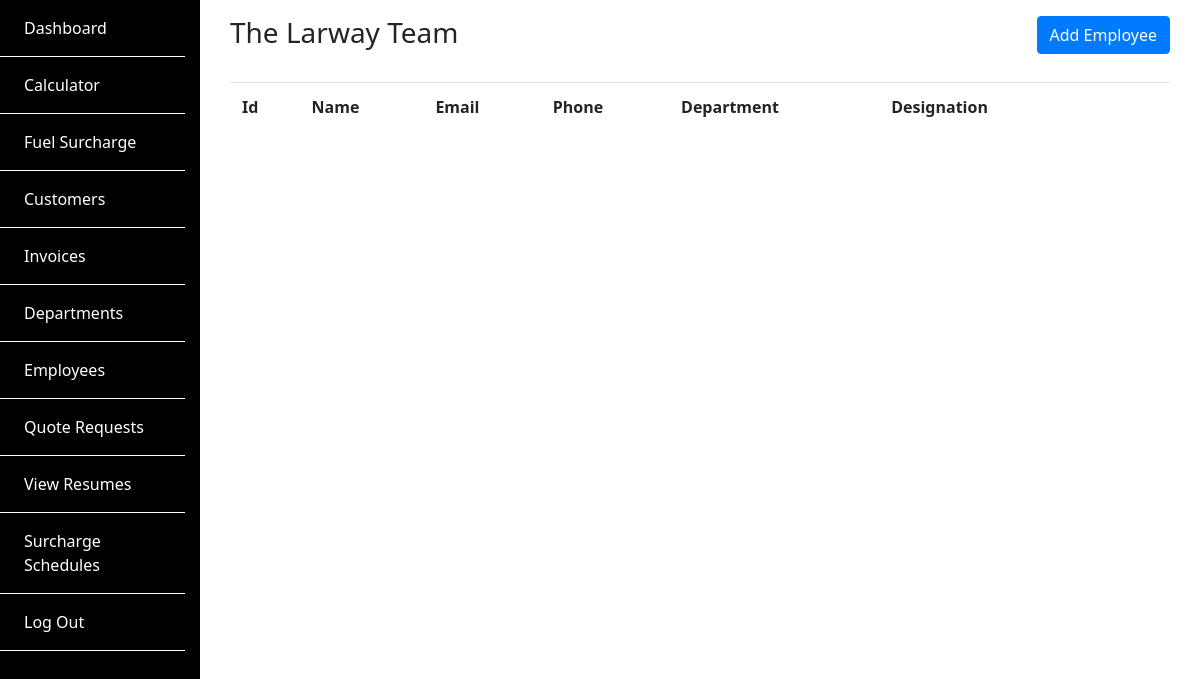
Before: /employees/ (signed in) with the older database file.
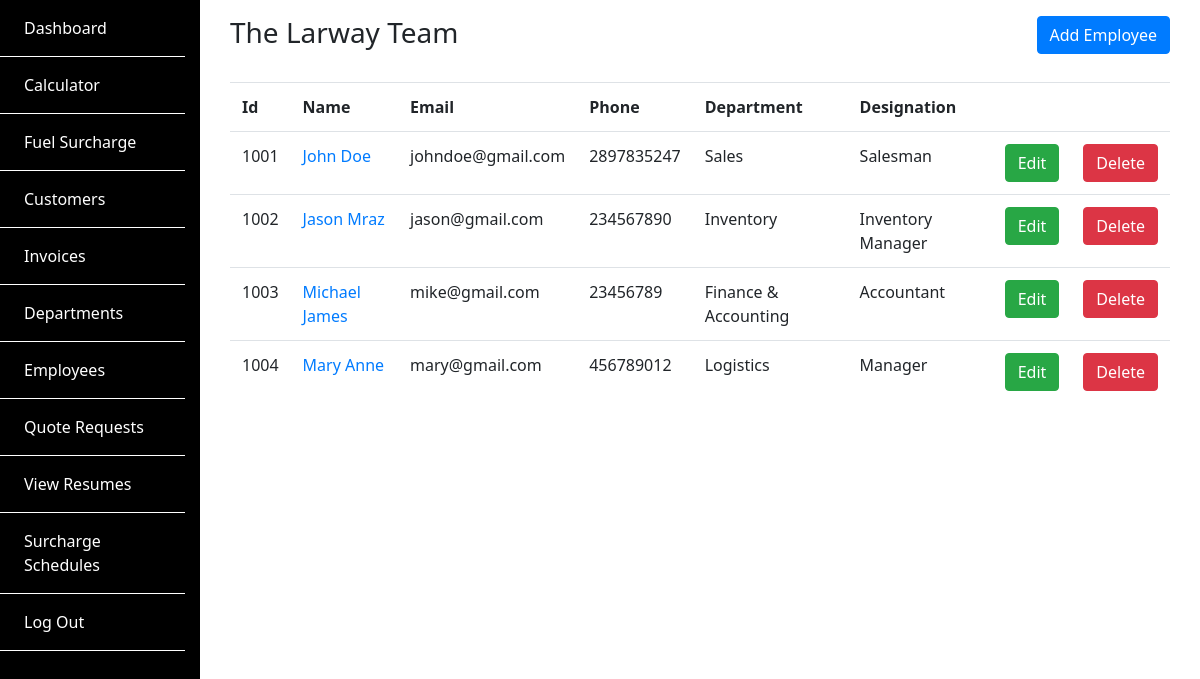
After: the same page with the newer database file.
### SiteApp/models.py (models this page shows, shortened)
class Employee(models.Model):
    employee_id = models.IntegerField()
    first_name = models.CharField(max_length=50)
    last_name = models.CharField(max_length=50)
    email = models.EmailField()
    cell_number = models.BigIntegerField()
    address = models.CharField(max_length=200)
    department = models.ForeignKey(
        Department, on_delete=models.CASCADE, related_name="employees")
    designation = models.CharField(max_length=50)
    salary = models.IntegerField()
    date_of_join = models.DateField()
    def get_absolute_url(self):
        pass

class Department(models.Model):
    name = models.CharField(max_length=50)
    def __str__(self):
        return self.name

### SiteApp/views.py (the view)
# urls.py: path('employees/', views.ListEmployees, name='list_employees'),
@login_required
def ListEmployees(request):
    employees = Employee.objects.all()
    return render(request, 'SiteApp/list_employees.html', {'employees': employees})

### SiteApp/templates/SiteApp/list_employees.html
{% extends 'backend_base.html' %} {% block content %}
<div class="container-fluid py-3">
  <div class="row">
    <div class="col-sm-6">
      <h3>The Larway Team</h3>
    </div>
    <div class="col-sm-6">
      <a href="{% url 'add_employee' %}" class="btn btn-primary float-right"
        >Add Employee</a
      >
    </div>
  </div>
  <div class="article mt-4">
    <table class="table">
      <tr>
        <th>Id</th>
        <th>Name</th>
        <th>Email</th>
        <th>Phone</th>
        <th>Department</th>
        <th>Designation</th>
        <th></th>
        <th></th>
      </tr>
      {% for employee in employees %}
      <tr>
        <td><span>{{employee.employee_id}}</span></td>
        <td>
          <a href="{{employee.get_absolute_url }}"
            >{{employee.first_name}} {{employee.last_name}}</a
          >
        </td>
        <td><span>{{employee.email}}</span></td>
        <td><span>{{employee.cell_number}}</span></td>
        <td><span>{{employee.department}}</span></td>
        <td><span>{{employee.designation}}</span></td>
        <td>
          <span><a href="#" class="btn btn-success">Edit</a></span>
        </td>
        <td>
          <span><a href="#" class="btn btn-danger">Delete</a></span>
        </td>
      </tr>
      {% endfor %}
    </table>
  </div>
</div>
{% endblock %}

### SiteApp/templates/backend_base.html (shortened to what this page needs)
<!DOCTYPE html>
<html>
  <head>
    {% load static %}
    <link
      rel="stylesheet"
      type="text/css"
      href="{% static 'SiteApp/css/style.css' %}"
    />
    <link
      rel="stylesheet"
      href="https://stackpath.bootstrapcdn.com/bootstrap/4.3.1/css/bootstrap.min.css"
    />
  </head>
  <body class="h-100">
    <div class="container-fluid h-100">
      <div class="row h-100">
        <div
          class="cols-sm-12 col-md-2 col-lg-2 col-xl-2 pl-0 h-100 bg-black"
          id="backendMenu"
        >
          <ul class="list-group" style="list-style-type: none;">
            <li class="nav-item backend-menu-item">
              <a class="nav-link text-white" href="{% url 'dashboard' %}"
                >Dashboard</a
              >
            </li>
            <li class="nav-item backend-menu-item">
              <a class="nav-link text-white" href="{% url 'fuel_data' %}"
                >Calculator</a
              >
            </li>
            <li class="nav-item backend-menu-item">
              <a class="nav-link text-white" href="{% url 'fuel_surcharge' %}"
                >Fuel Surcharge</a
              >
            </li>
            <li class="nav-item backend-menu-item">
              <a class="nav-link text-white" href="{% url 'list_customers' %}"
                >Customers</a
              >
            </li>
            <li class="nav-item backend-menu-item">
              <a class="nav-link text-white" href="{% url 'list_invoices' %}"
                >Invoices</a
              >
            </li>
            <li class="nav-item backend-menu-item">
              <a class="nav-link text-white" href="{% url 'list_departments' %}"
                >Departments</a
              >
            </li>
            <li class="nav-item backend-menu-item">
              <a class="nav-link text-white" href="{% url 'list_employees' %}"
                >Employees</a
              >
            </li>
            <li class="nav-item backend-menu-item">
              <a
                class="nav-link text-white"
                href="{% url 'view_quote_requests'%}"
                >Quote Requests</a
              >
            </li>
            <li class="nav-item backend-menu-item">
              <a class="nav-link text-white" href="{% url 'view_resumes' %}"
                >View Resumes</a
              >
            </li>
            <li class="nav-item backend-menu-item">
              <a class="nav-link text-white" href="{% url 'list_schedules' %}"
                >Surcharge Schedules</a
              >
            </li>
            <li class="nav-item backend-menu-item">
              <a class="nav-link text-white" href="{% url 'logout' %}"
                >Log Out</a
              >
            </li>
          </ul>
        </div>
        <div
          class="col-sm-12 col-md-10 col-lg-10 col-xl-10 h-100 backend-content"
        >
          {% block content %}{% endblock %}
        </div>
      </div>
    </div>
  </body>
</html>

### SiteApp/static/SiteApp/css/style.css (style rules this page uses)
* { font-family: "Noto Sans", sans-serif; transition: all ease-in 0.2s; }
html, body { height: 100%; min-height: 100%; }
.bg-black { background-color: black !important; }
.backend-menu-item { background-color: rgba(0, 0, 0, 1) !important; border-bottom: 1px solid rgba(255, 255, 255, 1); padding: 0.5em; }
.backend-content { position: absolute !important; right: 0; }
#backendMenu { position: fixed; }

Changed rows visible on the page:
added Employee: employee_id "1001", first_name "John", last_name "Doe", email "johndoe@gmail.com", cell_number "2897835247", department "Sales", designation "Salesman"
added Employee: employee_id "1002", first_name "Jason", last_name "Mraz", email "jason@gmail.com", cell_number "234567890", department "Inventory", designation "Inventory Manager"
added Employee: employee_id "1003", first_name "Michael", last_name "James", email "mike@gmail.com", cell_number "23456789", department "Finance & Accounting", designation "Accountant"
added Employee: employee_id "1004", first_name "Mary", last_name "Anne", email "mary@gmail.com", cell_number "456789012", department "Logistics", designation "Manager"
